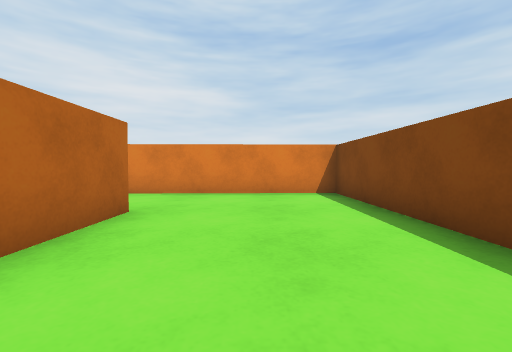
[1] (above)

17 first-person views from a walk through a Unity game level. The camera is 0.36 m above the floor, tilts 2° down and sees 90° across. The floor is counted in squares, 0.5 m on a side. Each view is taken from the middle of a square. On the plan, view 1 faces up. The plan holds only what a view shows up to about 9 squares ahead; the rest is blank. The player character is not drawn.

[2]
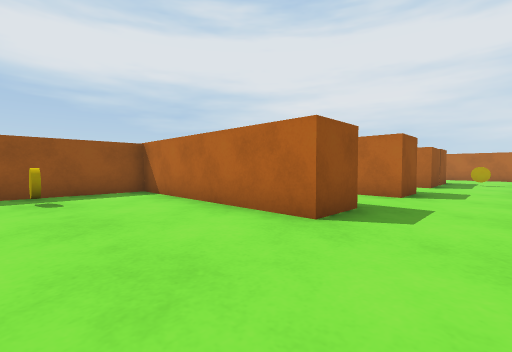

[3]
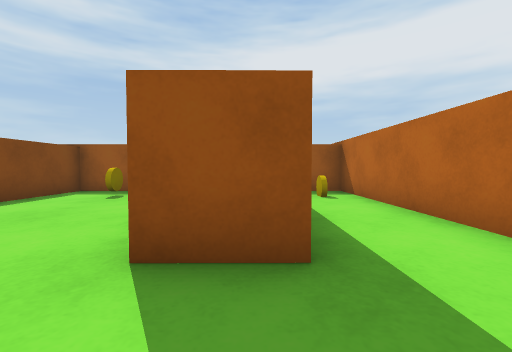

[4]
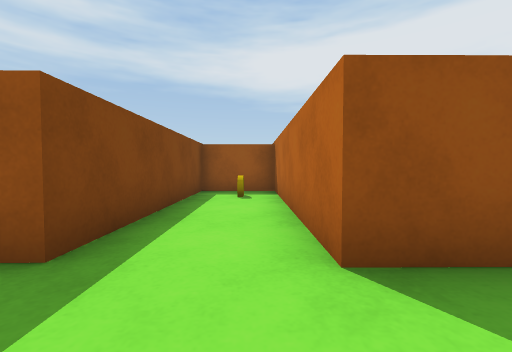

[5]
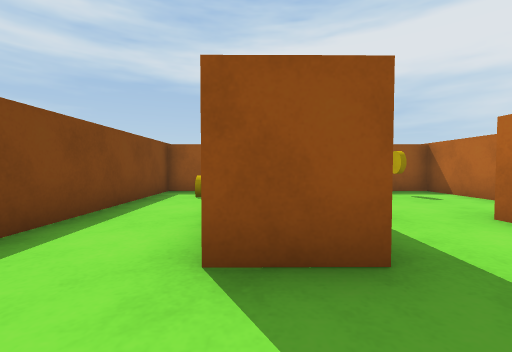

[6]
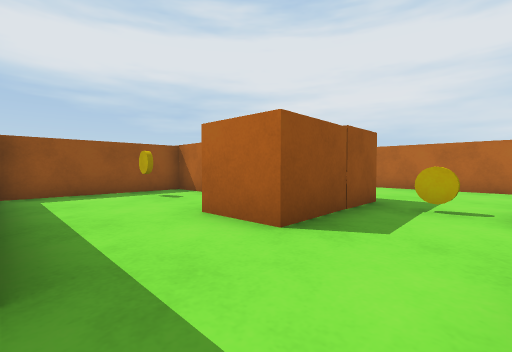

[7]
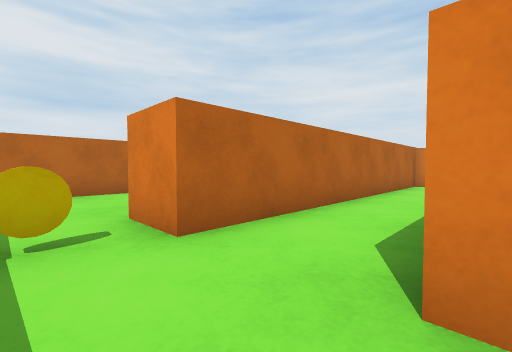

[8]
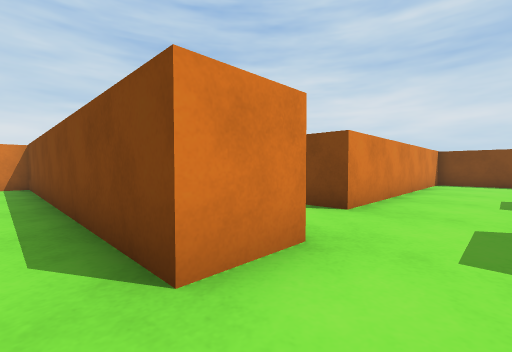

[9]
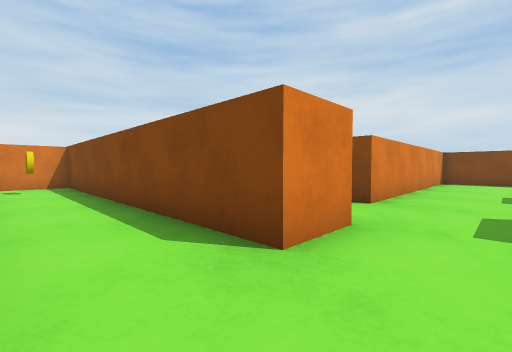

[10]
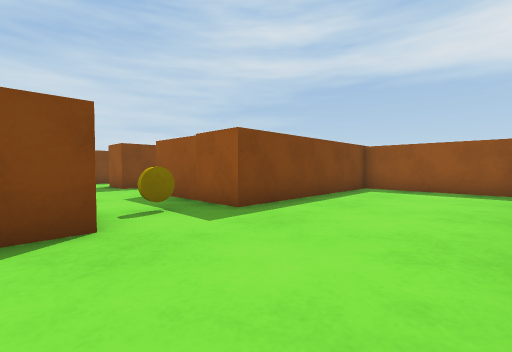

[11]
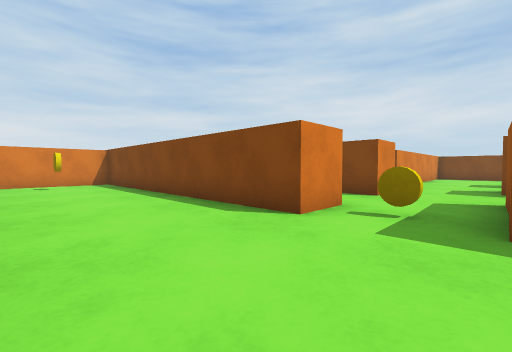

[12]
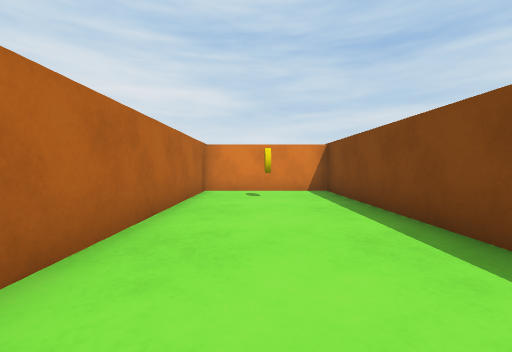

[13]
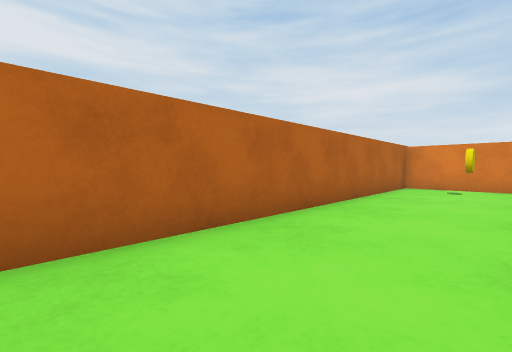

[14]
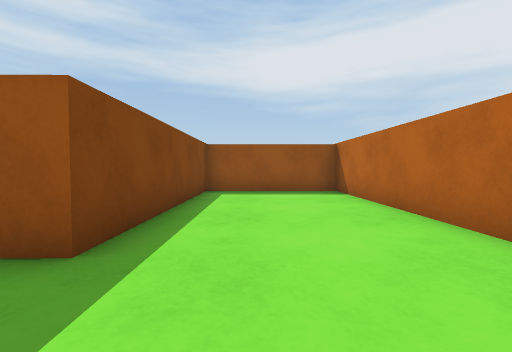

[15]
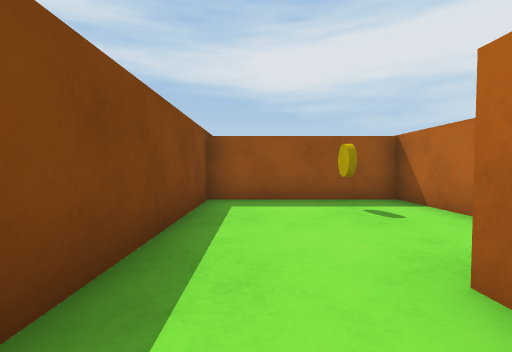

[16]
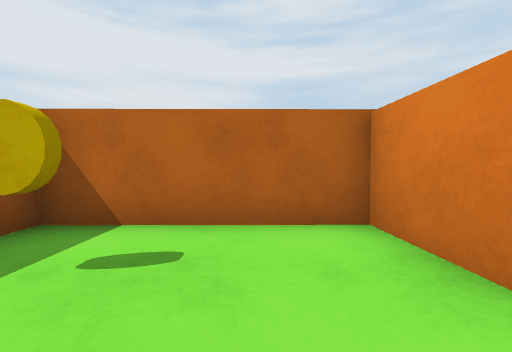

[17]
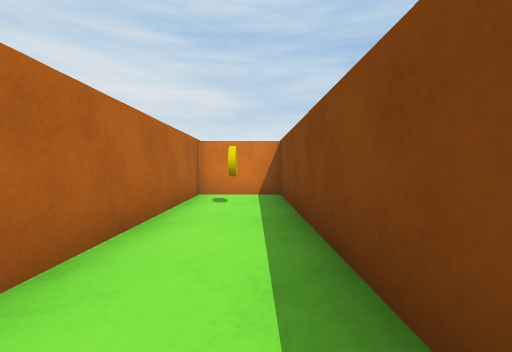

### Floor plan
Points are (right, up) in squares from view 1. A wall is a line through its corners. A room is listed if a view was taken in it or the views show most of it. See-through windows are left out.
Room 1 (views 1, 2)
walls: (-2.1, 4.2) (-2, -1.7) (2.3, -1.7) (2.2, 7.1) (-1.5, 7)
ways out: opening at (-2.5, 5.5) to room 2
objects: other object (1, 0)
Room 2 (views 3, 4)
walls: (-5.6, 4.2) (-5.6, -1.7) (-3.4, -1.7) (-3.4, 4.2) (-2.1, 4.2); (-1.5, 7) (-5.9, 6.9)
ways out: opening at (-2.5, 5.5) to room 1; opening at (-6, 5.5) to room 3
objects: other object (-5, 0)
Room 3 (views 5, 6, 7, 8, 9, 15, 16, 17)
walls: (-7.9, 6.4) (-9.3, 6.4) (-9.4, 15.7) (-11.5, 15.7) (-11.4, 6.4); (-11.2, 4.1) (-11.1, -1.7) (-6.9, -1.7) (-7, 4.2) (-5.6, 4.2)
ways out: opening at (-6, 5.5) to room 2; opening at (-12, 5.5) to room 4; opening at (-7, 7.5)
objects: block (-11, 3) to (-9, 4); other object (-10, -1); other object (-10, 14)
Room 4 (views 10, 11, 12, 13, 14)
walls: (-11.4, 6.4) (-12.8, 6.4) (-12.9, 15.7) (-16.6, 15.7) (-16.4, -1.7) (-12.5, -1.7) (-12.6, 4.1) (-11.2, 4.1)
ways out: opening at (-12, 5.5) to room 3
objects: other object (-15, 14); other object (-12, 5)

Where each view was taken, in squares from view 1:
view 1: 0 up, 0 right, facing up
view 2: 6 up, 1 right, facing down-left
view 3: 6 up, 3 left, facing down
view 4: 6 up, 5 left, facing down
view 5: 6 up, 6 left, facing down
view 6: 6 up, 7 left, facing down-left
view 7: 5 up, 9 left, facing up-left
view 8: 5 up, 10 left, facing up-right
view 9: 5 up, 11 left, facing up-right
view 10: 7 up, 16 left, facing down-right
view 11: 4 up, 16 left, facing up-right
view 12: 8 up, 15 left, facing up
view 13: 6 up, 14 left, facing up-left
view 14: 6 up, 14 left, facing down
view 15: 4 up, 8 left, facing down
view 16: 1 up, 8 left, facing left
view 17: 9 up, 10 left, facing up
